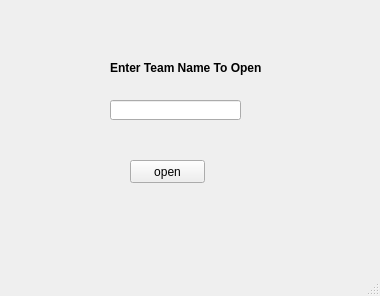
<?xml version="1.0" encoding="UTF-8"?>
<ui version="4.0">
 <class>OpenWindow</class>
 <widget class="QMainWindow" name="OpenWindow">
  <property name="geometry">
   <rect>
    <x>0</x>
    <y>0</y>
    <width>380</width>
    <height>296</height>
   </rect>
  </property>
  <property name="windowTitle">
   <string>MainWindow</string>
  </property>
  <widget class="QWidget" name="centralwidget">
   <widget class="QLabel" name="OpenTeam">
    <property name="geometry">
     <rect>
      <x>110</x>
      <y>60</y>
      <width>151</width>
      <height>16</height>
     </rect>
    </property>
    <property name="font">
     <font>
      <family>Arial</family>
      <pointsize>9</pointsize>
      <weight>75</weight>
      <bold>true</bold>
     </font>
    </property>
    <property name="text">
     <string>Enter Team Name To Open</string>
    </property>
   </widget>
   <widget class="QLineEdit" name="NameOfTeam">
    <property name="geometry">
     <rect>
      <x>110</x>
      <y>100</y>
      <width>131</width>
      <height>20</height>
     </rect>
    </property>
    <property name="text">
     <string/>
    </property>
   </widget>
   <widget class="QPushButton" name="OpenButton">
    <property name="geometry">
     <rect>
      <x>130</x>
      <y>160</y>
      <width>75</width>
      <height>23</height>
     </rect>
    </property>
    <property name="text">
     <string>open</string>
    </property>
   </widget>
  </widget>
  <widget class="QMenuBar" name="menubar">
   <property name="geometry">
    <rect>
     <x>0</x>
     <y>0</y>
     <width>380</width>
     <height>21</height>
    </rect>
   </property>
  </widget>
  <widget class="QStatusBar" name="statusbar"/>
 </widget>
 <resources/>
 <connections/>
</ui>
